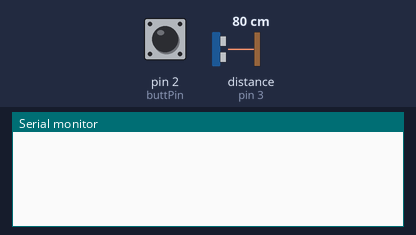
Recording of a sketch running on a simulated Arduino Uno, built with avr-gcc and run on an emulated ATmega328P. Shown: the last lines printed to the serial monitor. Wiring (inferred from the names in the program): ultrasonic range finder: trigger pin 6; echo pin 3. Inputs (shaded band) come from the test bench; at power-on: distance to the obstacle (sensor on pin 3) 80 cm, pin 2 (buttPin) HIGH. The echo pulse lasts 58.3 µs per cm.

Above: at 1.2 s.
1.3 s: distance to the obstacle (sensor on pin 3) set to 120 cm
At 2.4 s:
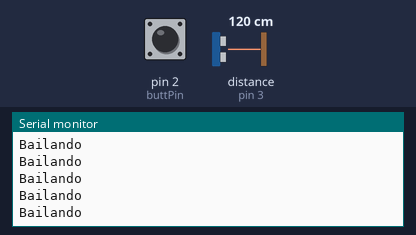
3.2 s: pin 2 (buttPin) pulled LOW for 0.15 s
At 3.7 s:
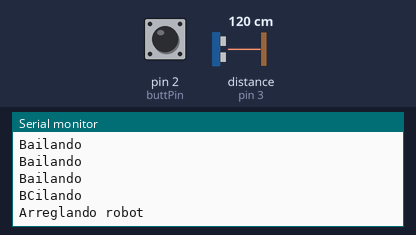
4.8 s: pin 2 (buttPin) pulled LOW for 1 s
At 5.6 s:
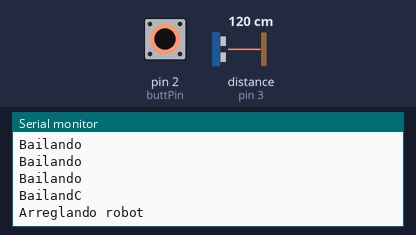
7.3 s: distance to the obstacle (sensor on pin 3) set to 299 cm
At 8.4 s:
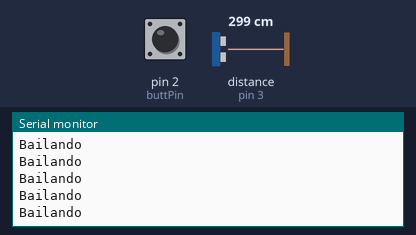
10.3 s: pin 2 (buttPin) pulled LOW for 0.15 s
At 11.1 s:
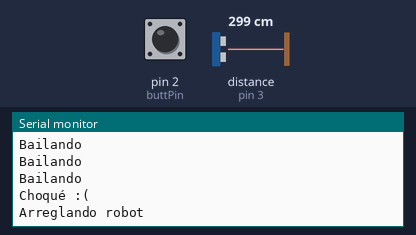

The sketch:

ej3.ino
```cpp
#define triggPin 6
#define echoPin 3
#define buttPin 2

const float SOUND_SPEED = 0.0343;
const float SAFETY_DISTANCE = 100;

volatile unsigned long startTime;
volatile unsigned long endTime;
volatile unsigned long distance;

volatile bool echoReceived = false;
volatile bool robotCrashed = false;

void emitPulse(){
  digitalWrite(triggPin, 0);
  delayMicroseconds(2);
  digitalWrite(triggPin, 1);
  delayMicroseconds(10);
  digitalWrite(triggPin, 0);
}

void echoReceiverHandler(){
  if (digitalRead(echoPin) == 1){ // RISING
    startTime = micros();
  }
  else { // FALLING
    endTime = micros();
    echoReceived = true;
  }
}

void buttonPressedHandler(){
  robotCrashed = true;
  Serial.println("Choqué :(");
}

void dance(){
  Serial.println("Bailando");
}

void fixRobot(){
  //***
  robotCrashed = false;
}

void setup()
{
  pinMode(triggPin, OUTPUT);
  pinMode(echoPin, INPUT);
  pinMode(buttPin, INPUT_PULLUP);

  pinMode(LED_BUILTIN, INPUT);

  attachInterrupt(digitalPinToInterrupt(echoPin), echoReceiverHandler, CHANGE);
  attachInterrupt(digitalPinToInterrupt(buttPin), buttonPressedHandler, FALLING);

  Serial.begin(9600);
}

void buttonListener(){
  if (robotCrashed){
    Serial.println("Arreglando robot");
    delay(1000);
    fixRobot();
  }
}

void usListener(){
  emitPulse();
  if (echoReceived){
    echoReceived = false;
    distance = (endTime - startTime) * SOUND_SPEED / 2;
    if (distance > SAFETY_DISTANCE){
      digitalWrite(LED_BUILTIN, 0);
      dance();
    }
    else {
      digitalWrite(LED_BUILTIN, 1);
    }
  }
}

void loop()
{
  buttonListener();
  usListener();
}
```

Measured:
- after the input at 1.3 s, the serial monitor: prints a new line at once (image 1)
- after the input at 3.2 s, the serial monitor: prints a new line after 0.07 s (image 2)
- after the input at 4.8 s, the serial monitor: prints a new line after 0.06 s (image 3)
- after the input at 10.3 s, the serial monitor: prints a new line at once (image 5)
